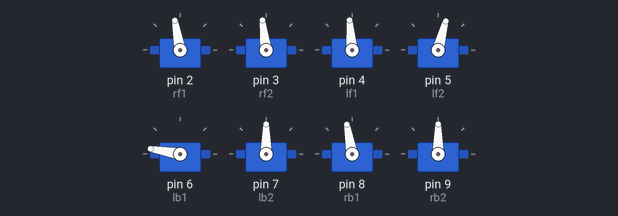
A sketch run on a simulated Arduino Uno, built with avr-gcc and run on an emulated ATmega328P. Shown: 8 × servo.

Above: at 0.1 s.
At 8.5 s:
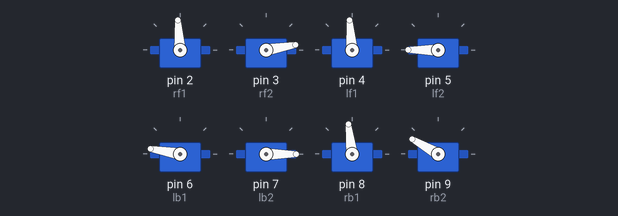
At 11.5 s:
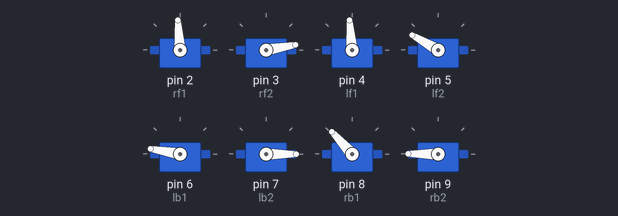
At 17.5 s:
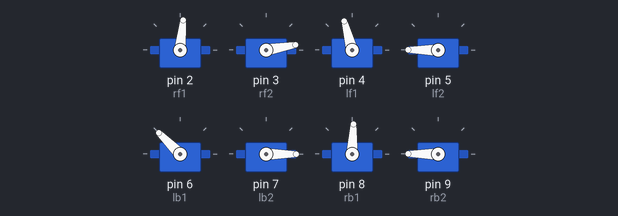
At 23.37 s:
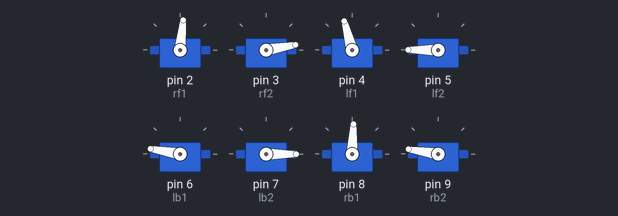
At 38.6 s:
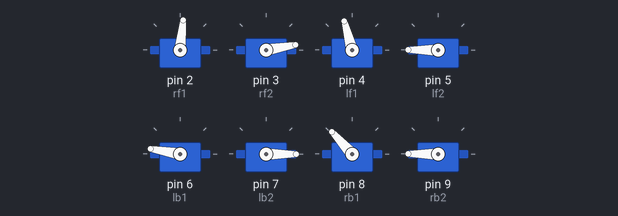
Timing chart, 0 to 40.0 s (numbered marks = the images above):
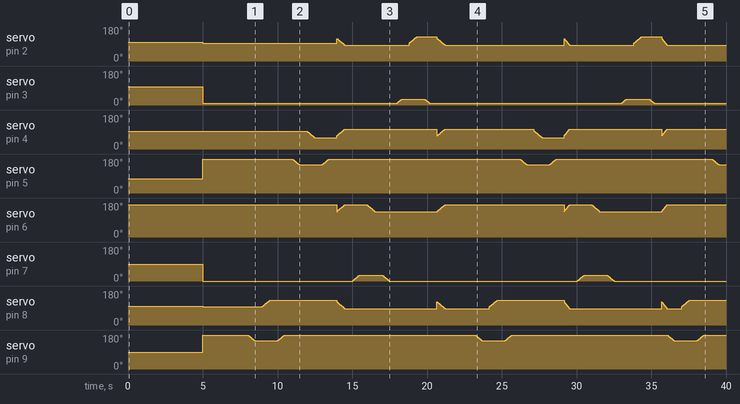

The sketch:

Quadruped.ino
```cpp
#include <Servo.h>

int pos = 0;

int rf1pos = 0, rf2pos = 0;
int rb1pos = 0, rb2pos = 0;
int lf1pos = 0, lf2pos = 0;
int lb1pos = 0, lb2pos = 0;
int rf1temp = 0, rb1temp = 0, lf1temp = 0, lb1temp = 0;

Servo rf1;
Servo rf2;
Servo rb1;
Servo rb2;
Servo lf1;
Servo lf2;
Servo lb1;
Servo lb2;

void refstate(){
rf1pos = 94;
rf2pos = 10;
rb1pos = 97;
rb2pos = 180;
lb2pos = 0;
lb1pos = 170;
lf1pos = 95;
lf2pos = 180;
}

void layflat(){
rf1pos = 100;
rf2pos = 97;
rb1pos = 100;
rb2pos = 90;
lb2pos = 90;
lb1pos = 170;
lf1pos = 95;
lf2pos = 75;
}

void writeref(){
  rf1.write(rf1pos);
  rf2.write(rf2pos);
  rb1.write(rb1pos);
  rb2.write(rb2pos);
  lf1.write(lf1pos);
  lf2.write(lf2pos);
  lb1.write(lb1pos);
  lb2.write(lb2pos);
}

void setup()
{
  rf1.attach(2);
  rf2.attach(3);
  lf1.attach(4);
  lf2.attach(5);
  lb1.attach(6);
  lb2.attach(7);
  rb1.attach(8);
  rb2.attach(9);
  layflat();
  writeref();
  delay(5000);
  refstate();
  writeref();
  delay(3000);
  for(pos = 180; pos >= 150; pos -= 1)
  {
    rb2.write(pos);
    delay(15);
  }
  delay(500);
  for(pos = 97; pos <= 132; pos += 1)
  {
    rb1.write(pos);
    delay(15);
  }
  delay(500);
  for(pos = 150; pos <= 180; pos += 1)
  {
    rb2.write(pos);
    delay(15);
  }
  delay(500);
  for(pos = 180; pos >= 150; pos -= 1)
  {
    lf2.write(pos);
    delay(15);
  }
  delay(500);
  for(pos = 95; pos >= 60; pos -= 1)
  {
    lf1.write(pos);
    delay(15);
  }
  delay(500);
  for(pos = 150; pos <= 180; pos += 1)
  {
    lf2.write(pos);
    delay(15);
  }
  delay(500);
  lb1temp = 135;
  lf1temp = 70;
  rf1temp = 119;
  rb1temp = 122;
  for(lb1temp; lb1temp<=170; lb1temp++){
    lb1.write(lb1temp);
    lf1.write(lf1temp);
    rb1.write(rb1temp);
    rf1.write(rf1temp);
    lf1temp++;
    rf1temp--;
    rb1temp--;
    delay(15);
  }
  delay(500);
  for(pos = 0; pos <= 30; pos += 1)
  {
    lb2.write(pos);
    delay(15);
  }
  delay(500);
  for(pos = 170; pos >= 135; pos -= 1)
  {
    lb1.write(pos);
    delay(15);
  }
  delay(500);
  for(pos = 30; pos >= 0; pos -= 1)
  {
    lb2.write(pos);
    delay(15);
  }
  delay(500);
  for(pos = 10; pos <= 30; pos += 1)
  {
    rf2.write(pos);
    delay(15);
  }
  delay(500);
  for(pos = 94; pos <= 129; pos += 1)
  {
    rf1.write(pos);
    delay(15);
  }
  delay(500);
  for(pos = 30; pos >= 10; pos -= 1)
  {
    rf2.write(pos);
    delay(15);
  }
  delay(500);
  lb1temp = 135;
  lf1temp = 70;
  rf1temp = 119;
  rb1temp = 122;
  for(lb1temp; lb1temp<=170; lb1temp++){
    lb1.write(lb1temp);
    lf1.write(lf1temp);
    rb1.write(rb1temp);
    rf1.write(rf1temp);
    lf1temp++;
    rf1temp--;
    rb1temp--;
    delay(15);
  }
  delay(2000);
}

void loop()
{
  for(pos = 180; pos >= 150; pos -= 1)
  {
    rb2.write(pos);
    delay(15);
  }
  delay(500);
  for(pos = 97; pos <= 132; pos += 1)
  {
    rb1.write(pos);
    delay(15);
  }
  delay(500);
  for(pos = 150; pos <= 180; pos += 1)
  {
    rb2.write(pos);
    delay(15);
  }
  delay(500);
  for(pos = 180; pos >= 150; pos -= 1)
  {
    lf2.write(pos);
    delay(15);
  }
  delay(500);
  for(pos = 95; pos >= 60; pos -= 1)
  {
    lf1.write(pos);
    delay(15);
  }
  delay(500);
  for(pos = 150; pos <= 180; pos += 1)
  {
    lf2.write(pos);
    delay(15);
  }
  delay(500);
  lb1temp = 135;
  lf1temp = 70;
  rf1temp = 119;
  rb1temp = 122;
  for(lb1temp; lb1temp<=170; lb1temp++){
    lb1.write(lb1temp);
    lf1.write(lf1temp);
    rb1.write(rb1temp);
    rf1.write(rf1temp);
    lf1temp++;
    rf1temp--;
    rb1temp--;
    delay(10);
  }
  delay(500);
  for(pos = 0; pos <= 30; pos += 1)
  {
    lb2.write(pos);
    delay(15);
  }
  delay(500);
  for(pos = 170; pos >= 135; pos -= 1)
  {
    lb1.write(pos);
    delay(15);
  }
  delay(500);
  for(pos = 30; pos >= 0; pos -= 1)
  {
    lb2.write(pos);
    delay(15);
  }
  delay(500);
  for(pos = 10; pos <= 30; pos += 1)
  {
    rf2.write(pos);
    delay(15);
  }
  delay(500);
  for(pos = 94; pos <= 129; pos += 1)
  {
    rf1.write(pos);
    delay(15);
  }
  delay(500);
  for(pos = 30; pos >= 10; pos -= 1)
  {
    rf2.write(pos);
    delay(15);
  }
  delay(500);
  lb1temp = 135;
  lf1temp = 70;
  rf1temp = 119;
  rb1temp = 122;
  for(lb1temp; lb1temp<=170; lb1temp++){
    lb1.write(lb1temp);
    lf1.write(lf1temp);
    rb1.write(rb1temp);
    rf1.write(rf1temp);
    lf1temp++;
    rf1temp--;
    rb1temp--;
    delay(10);
  }
}
```
